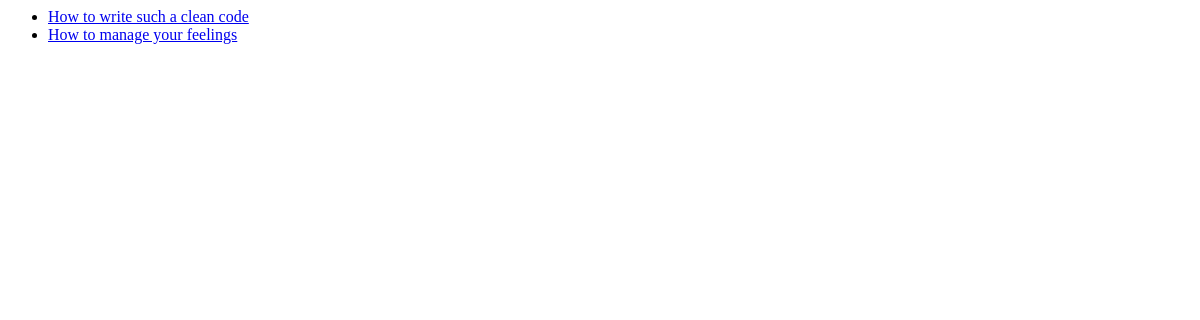
/polls/, run on an earlier commit of the app's database.
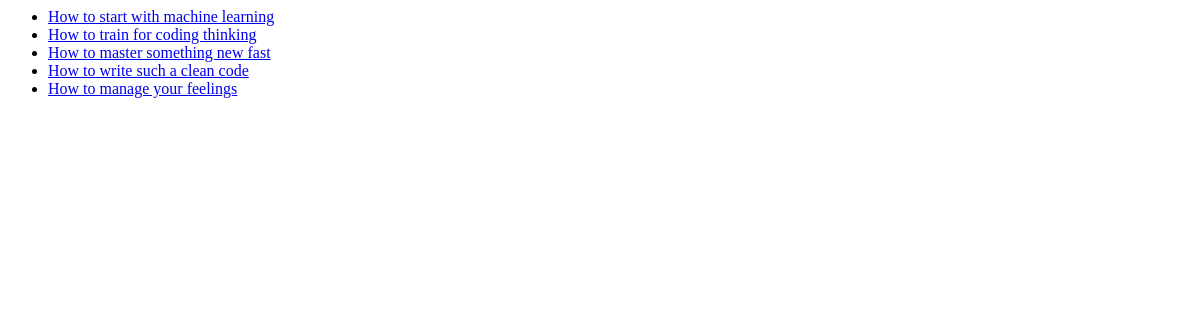
And on a later commit of the database.
### polls/models.py (models this page shows, shortened)
class Question(models.Model):
    question_text = models.CharField(max_length = 200)
    pub_date = models.DateTimeField('published')

### polls/views.py (the view)
# urls.py: path('',views.index,name='index'),
def index(request):
    latest_question_list = Question.objects.order_by('-pub_date')[:5]
    template = loader.get_template('polls/index.html')
    context = {
        'latest_question_list':latest_question_list,
    }
    return HttpResponse(template.render(context,request))

### polls/templates/polls/index.html
{% if latest_question_list %}
    <ul>
    {% for question in latest_question_list %}
        <li><a href="/polls/{{ question.id }}/">{{ question.question_text }}</a></li>
    {% endfor %}
    </ul>
{% else %}
    <p>No polls are available.</p>
{% endif %}

What changed in the data, as far as the page shows it:
added Question: question_text "How to start with machine learning"
added Question: question_text "How to train for coding thinking"
added Question: question_text "How to master something new fast"
